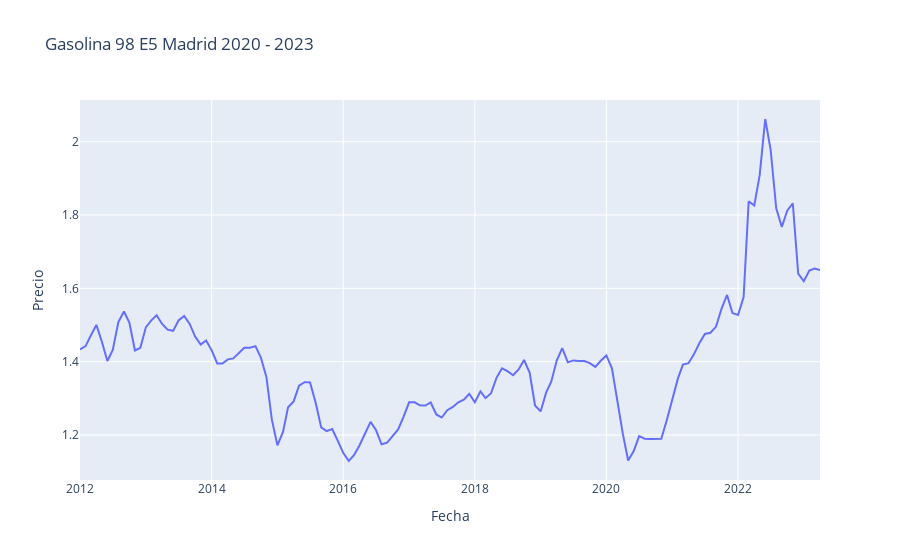

Notebook cell for this chart:
### Code cell
fig = px.line(df, x = 'Fecha', y = 'Precio', title = 'Gasolina 98 E5 Madrid 2020 - 2023')
fig.show()

### Figure 1 — Plotly figure (JSON) as saved in the notebook; plotly's stock layout.template omitted (floating-point values rounded to 4 significant figures; data arrays with more than 128 entries replaced by an {"elided": "..."} marker saying what was removed)
{"data": [{"hovertemplate": "Fecha=%{x}<br>Precio=%{y}<extra></extra>", "legendgroup": "", "line": {"color": "#636efa", "dash": "solid"}, "marker": {"symbol": "circle"}, "mode": "lines", "name": "", "orientation": "v", "showlegend": false, "type": "scatter", "x": {"elided": "136 str values"}, "xaxis": "x", "y": {"elided": "136 float values"}, "yaxis": "y"}], "layout": {"legend": {"tracegroupgap": 0}, "title": {"text": "Gasolina 98 E5 Madrid 2020 - 2023"}, "xaxis": {"anchor": "y", "domain": [0, 1], "title": {"text": "Fecha"}}, "yaxis": {"anchor": "x", "domain": [0, 1], "title": {"text": "Precio"}}}}
